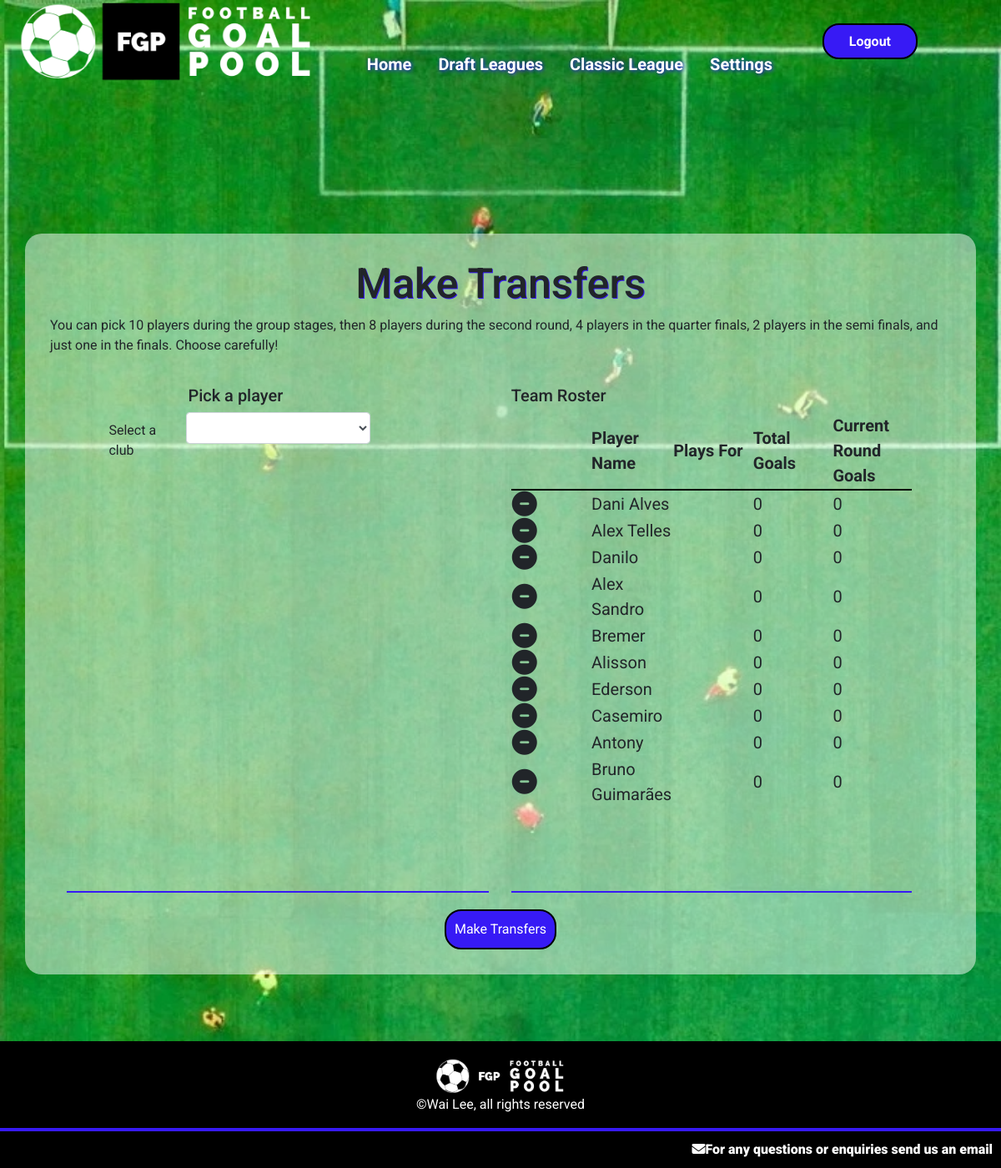
The app's page /globaltransfers (signed in), older data.
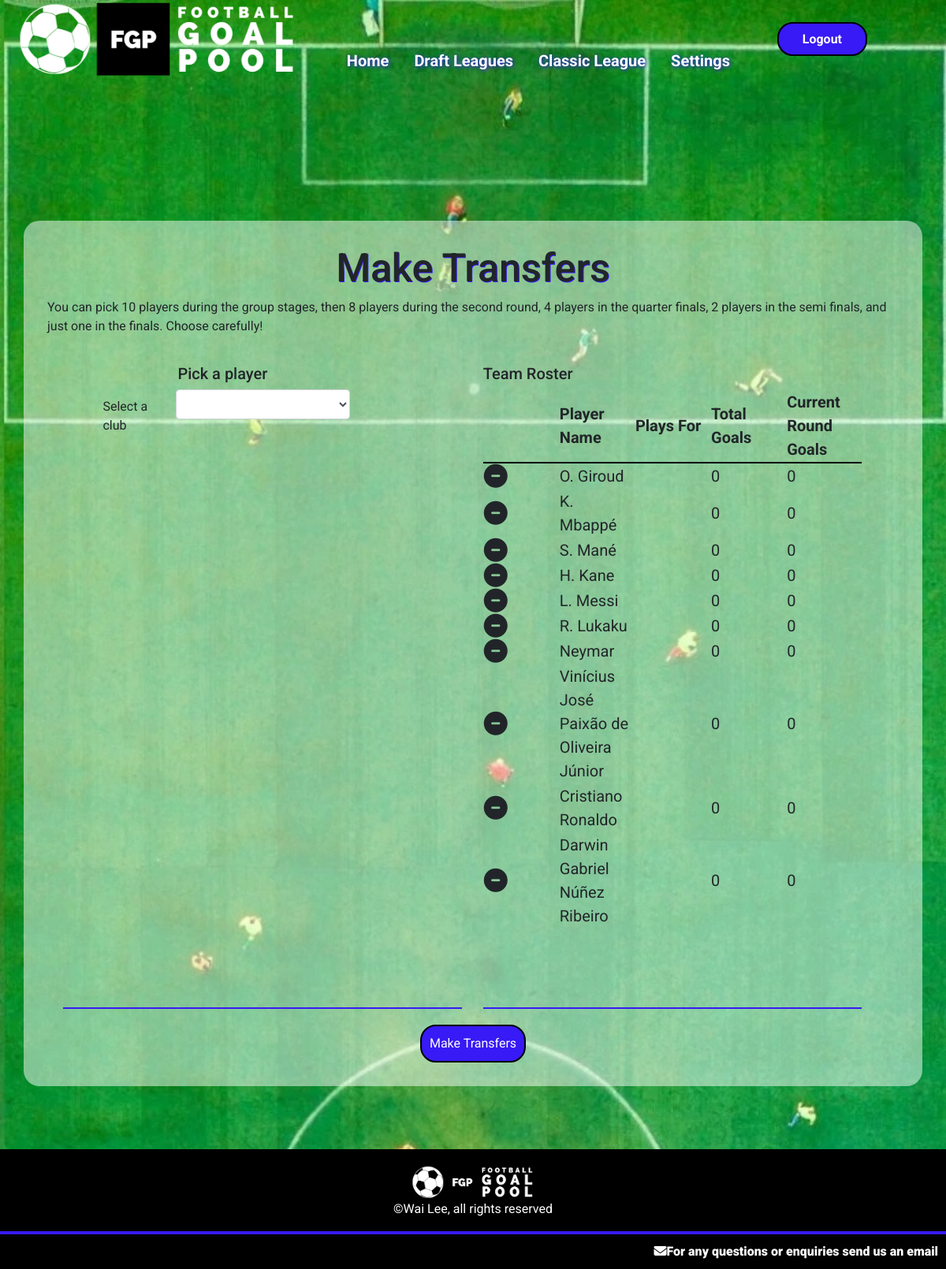
The same page, newer data.
### goalpoolapp/models.py (models this page shows, shortened)
class Player(models.Model):
    playercode = models.IntegerField()
    leagues = models.ManyToManyField(League, related_name="leagueplayers", blank=True)
    nickname = models.CharField(max_length=64)
    goals = models.IntegerField(default=0)
    country = models.ForeignKey(Country, on_delete=models.CASCADE, related_name="players")
    currentweekgoals = models.IntegerField(default=0)
    position = models.CharField(max_length=12)
    pic = models.CharField(max_length=100)

### goalpoolapp/views.py (the view, shortened to what this page needs)
# urls.py: path('globaltransfers', views.globaltransfers, name='globaltransfers'),
@login_required
def globaltransfers(request):
    global_league = League.objects.get(id='19')
    userteam = Team.objects.get(league=global_league, manager=request.user)
    if request.method == "GET":
        return render(request, 'goalpoolapp/globaltransfers.html', {
            'league': global_league,
            'team': userteam
        })

### goalpoolapp/templates/goalpoolapp/globaltransfers.html (shortened to what this page needs)
{% extends "goalpoolapp/layout.html" %}
{% load static %}
{% block body %}
<div id="main-page-content-container">
    <div id="main-page-content">
        <h2>Make Transfers</h2>
        <p> You can pick 10 players during the group stages, then 8 players during the second round, 4 players in the quarter finals, 2 players in the semi finals, and just one in the finals. Choose carefully!</p>
        <div class="leagueinformation">
            <div class="form-container">
                <div class="form-group centeredinput">
                    <h5>Pick a player</h5>
                    <div class="form-group draftselect">
                        <label for="teamselect" class="label teamlabel">Select a club</label>
                        <select id="globalteamselect" class="form-control"></select>
                    </div>
                </div>
            </div>
            <div id="globalteamtable">
                <div class="form-container">
                    <h5>Team Roster</h5>
                    <table class="playerleaguetable" id="pickplayertable">
                        <tr>
                            <th></th>
                            <th>Player Name</th>
                            <th>Plays For</th>
                            <th>Total Goals</th>
                            <th>Current Round Goals</th>
                        </tr>
                        {% for player in team.provisionalplayers.all %}
                            <tr id="row{{ player.playercode }}">
                                <td>
                                    <a class="removeplayer" data-value="{{ player.playercode }}">
                                        <i class="fa-solid fa-circle-minus fa-xl"></i>
                                    </a>
                                </td>
                                <td id="name{{ player.playercode }}">{{ player.nickname }}</td>
                                <td>{{ player.country.countryname }}</td>
                                <td>{{ player.goals }}</td>
                                <td>{{ player.currentweekgoals }}</td>
                            </tr>
                        {% empty %}
                            {% for player in team.players.all %}
                            <tr id="row{{ player.playercode }}">
                                <td>
                                    <a class="removeplayer" data-value="{{ player.playercode }}">
                                        <i class="fa-solid fa-circle-minus fa-xl"></i>
                                    </a>
                                </td>
                                <td id="name{{ player.playercode }}">{{ player.nickname }}</td>
                                <td>{{ player.country.countrynam }}</td>
                                <td>{{ player.goals }}</td>
                                <td>{{ player.currentweekgoals }}</td>
                            </tr>
                            {% endfor %}
                        {% endfor %}
                    </table>
                </div>
            </div>
    </div>
    <span class="button" id="transfersubmit">Make Transfers</span>
</div>
{% endblock %}

Row changes from the older to the newer data that the page shows:
no longer on this page (row edited): Player: {{ player.playercode }} 256 (drawn), nickname "Dani Alves", goals "0", currentweekgoals "0"
no longer on this page (row edited): Player: {{ player.playercode }} 378 (drawn), nickname "Alex Telles", goals "0", currentweekgoals "0"
no longer on this page (row edited): Player: {{ player.playercode }} 618 (drawn), nickname "Danilo", goals "0", currentweekgoals "0"
no longer on this page (row edited): Player: {{ player.playercode }} 860 (drawn), nickname "Alex Sandro", goals "0", currentweekgoals "0"
no longer on this page (row edited): Player: {{ player.playercode }} 30497 (drawn), nickname "Bremer", goals "0", currentweekgoals "0"
no longer on this page (row edited): Player: {{ player.playercode }} 280 (drawn), nickname "Alisson", goals "0", currentweekgoals "0"
no longer on this page (row edited): Player: {{ player.playercode }} 617 (drawn), nickname "Ederson", goals "0", currentweekgoals "0"
no longer on this page (row edited): Player: {{ player.playercode }} 747 (drawn), nickname "Casemiro", goals "0", currentweekgoals "0"
no longer on this page (row edited): Player: {{ player.playercode }} 9971 (drawn), nickname "Antony", goals "0", currentweekgoals "0"
no longer on this page (row edited): Player: {{ player.playercode }} 10135 (drawn), nickname "Bruno Guimarães", goals "0", currentweekgoals "0"
added Player: {{ player.playercode }} 2295 (drawn), nickname "O. Giroud", goals "0", currentweekgoals "0"
added Player: {{ player.playercode }} 278 (drawn), nickname "K. Mbappé", goals "0", currentweekgoals "0"
now on this page (row edited): Player: {{ player.playercode }} 304 (drawn), nickname "S. Mané", goals "0", currentweekgoals "0"
now on this page (row edited): Player: {{ player.playercode }} 184 (drawn), nickname "H. Kane", goals "0", currentweekgoals "0"
added Player: {{ player.playercode }} 154 (drawn), nickname "L. Messi", goals "0", currentweekgoals "0"
added Player: {{ player.playercode }} 907 (drawn), nickname "R. Lukaku", goals "0", currentweekgoals "0"
added Player: {{ player.playercode }} 276 (drawn), nickname "Neymar", goals "0", currentweekgoals "0"
added Player: {{ player.playercode }} 762 (drawn), nickname "Vinícius José Paixão de Oliveira Júnior", goals "0", currentweekgoals "0"
added Player: {{ player.playercode }} 874 (drawn), nickname "Cristiano Ronaldo", goals "0", currentweekgoals "0"
added Player: {{ player.playercode }} 51617 (drawn), nickname "Darwin Gabriel Núñez Ribeiro", goals "0", currentweekgoals "0"
